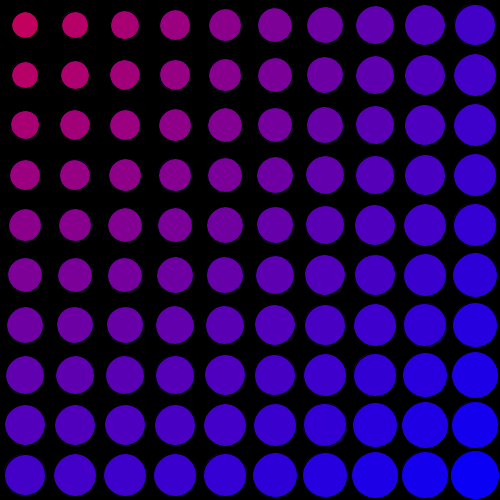
Frame 1 (no input)
Frame 60 (the mouse pressed at the canvas centre just before this capture): identical to frame 1, image omitted
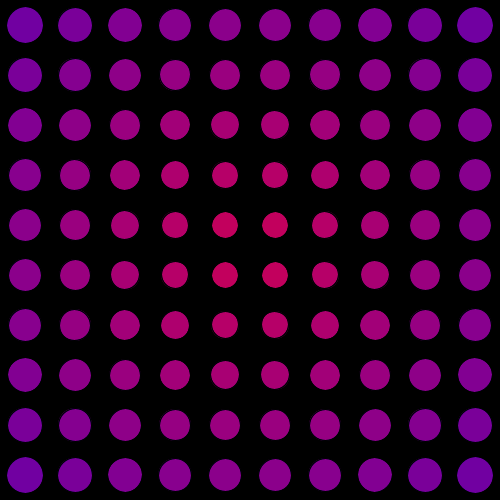
Frame 120 (the mouse held since frame 60 and released just before this capture)

The Processing sketch that drew these frames (run headless with seeded random() and noise(); from frame 60 on, the mouse is pressed at the canvas centre):

// Processing sketch: S9Q1
// ── S9Q1.pde
float colCount = 10;
float rowCount = 10;
float maxDist = dist(0,0,500,500);
int minSize = 25;
int maxSize = 50;
int minCol = 0;
int maxCol = 255;
int colOffset = 25;
int rowOffset = 25;

void setup() {
   size(500, 500);
   
}

void draw() {
  background(0);
   drawGrid();
}

void drawGrid(){
   for(int i=0; i < colCount; i++){
      for(int j=0; j < rowCount; j++){
        float posX = i/colCount*width + colOffset;
        float posY = j/rowCount*height + rowOffset;
        float distance = dist(posX,posY,mouseX,mouseY);
        float distPercent = distance/maxDist;
        float size = minSize + distPercent*(maxSize-minSize);
        float col = minCol + distPercent*(maxCol-minCol);
        fill(#CC0055, 255);
        circle(posX,posY,size);
        fill(#0000ff,col); //opacity is used to control color gradient
        circle(posX,posY,size);
      }
   }
}
